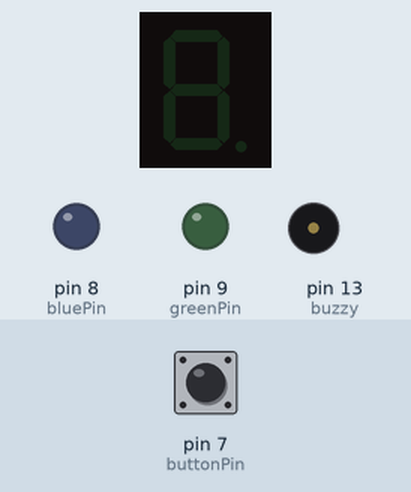
Recording of a sketch running on a simulated Arduino Uno, built with avr-gcc and run on an emulated ATmega328P. On the bench: 1-digit seven-segment display, output pins drawn as LEDs (lit = HIGH), buzzer (waves = sounding). Wiring (inferred from the names in the program): 1-digit 7-segment display, segments lit when HIGH: segments pin 2, pin 3, pin 4, pin 5, pin 6, pin 11, pin 12, pin 10. The inputs (shaded band) are chosen by the test bench; at power-on: pin 7 (buttonPin) LOW. The segment pins are drawn as the display they are named for; pins used as bus, display or sensor lines are not drawn.

Above: at 1.2 s.
1.3 s: pin 7 (buttonPin) pulled HIGH for 0.15 s
At 1.42 s:
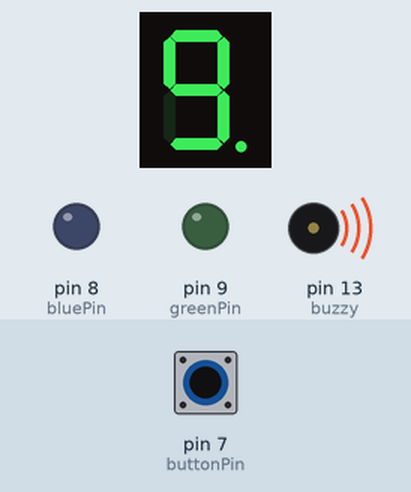
At 8.69 s:
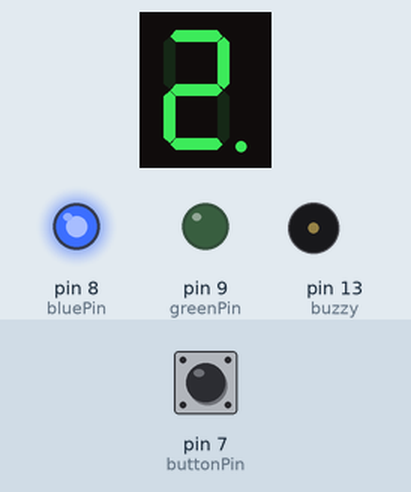
10.3 s: pin 7 (buttonPin) pulled HIGH for 3.2 s
At 20.21 s:
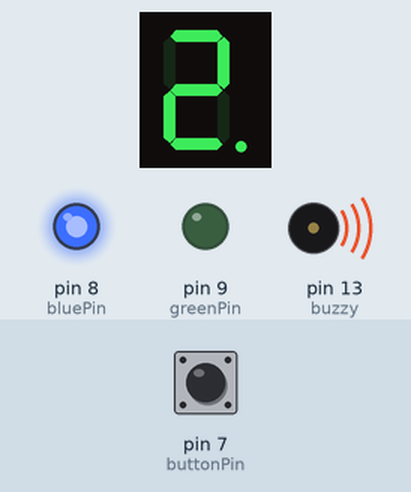
Timing chart, 0 to 21.0 s (numbered marks = the images above; inputs shaded):
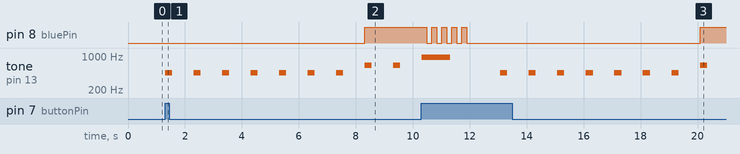

Measured:
- after the input at 1.3 s, pin 8 (bluePin): LOW → HIGH after 7.0 s; tone on pin 13 (buzzy): plays 450 Hz for 0.25 s, 450 Hz for 0.25 s, 450 Hz for 0.25 s, 450 Hz for 0.25 s, 450 Hz for 0.25 s, 450 Hz for 0.25 s … (9 notes in this stretch), starting at once; the display: changes at once (image 1)
- what the display in image 2 shows lasts 0.5 s, from 8.3 s to 8.8 s

The sketch:

sketch_nov18a.ino
```cpp
int redPin = 10;
int bluePin = 8;
int greenPin = 9;
int buttonPin = 7;


int lastButton = LOW;

int a = 2;
int b = 3;
int c = 4;
int d = 5;
int e = 6;
int f = 11;
int g = 12;

int buzzy = 13;

void setup()
{
  //7 segment LED
  pinMode(a, OUTPUT);
  pinMode(b, OUTPUT);
  pinMode(c, OUTPUT);
  pinMode(d, OUTPUT);
  pinMode(e, OUTPUT);
  pinMode(f, OUTPUT);
  pinMode(g, OUTPUT);

  //Button
  pinMode(buttonPin, INPUT);

  //RGB LED
  pinMode(redPin, OUTPUT);
  pinMode(greenPin, OUTPUT);
  pinMode(bluePin, OUTPUT);


  //Buzzer Sound
  pinMode(buzzy, OUTPUT);


  //Test
  Serial.begin(9600);
}
void rgb_color(int redPinValue, int greenPinValue, int bluePinValue)
{
  analogWrite(redPin, redPinValue);
  analogWrite(greenPin, greenPinValue);
  analogWrite(bluePin, bluePinValue);
}


void turnOffLed()
{
  digitalWrite(a, LOW);
  digitalWrite(b, LOW);
  digitalWrite(c, LOW);
  digitalWrite(d, LOW);
  digitalWrite(e, LOW);
  digitalWrite(f, LOW);
  digitalWrite(g, LOW);
}

void ledN(int digit)
{
  if (digit == 0)
  {
    digitalWrite(a, HIGH);
    digitalWrite(b, HIGH);
    digitalWrite(c, HIGH);
    digitalWrite(d, HIGH);
    digitalWrite(e, HIGH);
    digitalWrite(f, HIGH);
  }
  if (digit == 1)
  {
    digitalWrite(b, HIGH);
    digitalWrite(c, HIGH);
  }
  if (digit == 2)
  {
    digitalWrite(a, HIGH);
    digitalWrite(b, HIGH);
    digitalWrite(d, HIGH);
    digitalWrite(e, HIGH);
    digitalWrite(g, HIGH);
  }
  if (digit == 3)
  {
    digitalWrite(a, HIGH);
    digitalWrite(b, HIGH);
    digitalWrite(c, HIGH);
    digitalWrite(d, HIGH);
    digitalWrite(g, HIGH);
  }
  if (digit == 4)
  {
    digitalWrite(b, HIGH);
    digitalWrite(c, HIGH);
    digitalWrite(f, HIGH);
    digitalWrite(g, HIGH);
  }
  if (digit == 5)
  {
    digitalWrite(a, HIGH);
    digitalWrite(c, HIGH);
    digitalWrite(d, HIGH);
    digitalWrite(f, HIGH);
    digitalWrite(g, HIGH);
  }
  if (digit == 6)
  {
    digitalWrite(a, HIGH);
    digitalWrite(g, HIGH);
    digitalWrite(c, HIGH);
    digitalWrite(d, HIGH);
    digitalWrite(e, HIGH);
    digitalWrite(f, HIGH);
  }
  if (digit == 7)
  {
    digitalWrite(a, HIGH);
    digitalWrite(b, HIGH);
    digitalWrite(c, HIGH);
  }
  if (digit == 8)
  {
    digitalWrite(a, HIGH);
    digitalWrite(b, HIGH);
    digitalWrite(c, HIGH);
    digitalWrite(d, HIGH);
    digitalWrite(e, HIGH);
    digitalWrite(f, HIGH);
    digitalWrite(g, HIGH);
  }
  if (digit == 9)
  {
    digitalWrite(a, HIGH);
    digitalWrite(b, HIGH);
    digitalWrite(c, HIGH);
    digitalWrite(d, HIGH);
    digitalWrite(f, HIGH);
    digitalWrite(g, HIGH);
  }
}
void progressBar()
{


  digitalWrite(d, HIGH);
  delay(20);
  digitalWrite(e, HIGH);
  delay(24);
  digitalWrite(f, HIGH);
  delay(28);
  digitalWrite(a, HIGH);
  delay(32);
  digitalWrite(b, HIGH);
  delay(36);
  digitalWrite(c, HIGH);
  delay(41);


  digitalWrite(d, LOW);
  delay(20);
  digitalWrite(e, LOW);
  delay(24);
  digitalWrite(f, LOW);
  delay(28);
  digitalWrite(a, LOW);
  delay(32);
  digitalWrite(b, LOW);
  delay(36);
  digitalWrite(c, LOW);
  delay(41);

}

void loop()
{


  int prButton = digitalRead(buttonPin);
  if (prButton != lastButton)
  {
    for (int i = 9; i > -1; i--)
    {
      ledN(i);
      switch (i)
      {
        case 0:
          tone(buzzy, 950, 1000);
          for (int n = 5; n > 0; n--)
          {
            rgb_color(0, 0, 255);
            delay(175);
            rgb_color(LOW, LOW, LOW);
            delay(175);
          }
          break;
        case 1:
          tone(buzzy, 650, 250);
          rgb_color(255, 0, 255);
          break;

        case 2:
          tone(buzzy, 650, 250);
          rgb_color(255, 0, 255);
          break;
        default:
          tone(buzzy, 450, 250);
          rgb_color(255, 0, 0);
          break;
      }

      delay(500);

      turnOffLed();
      delay(100);
      progressBar();
      turnOffLed();
      delay(40);

    };


  }


}
```
